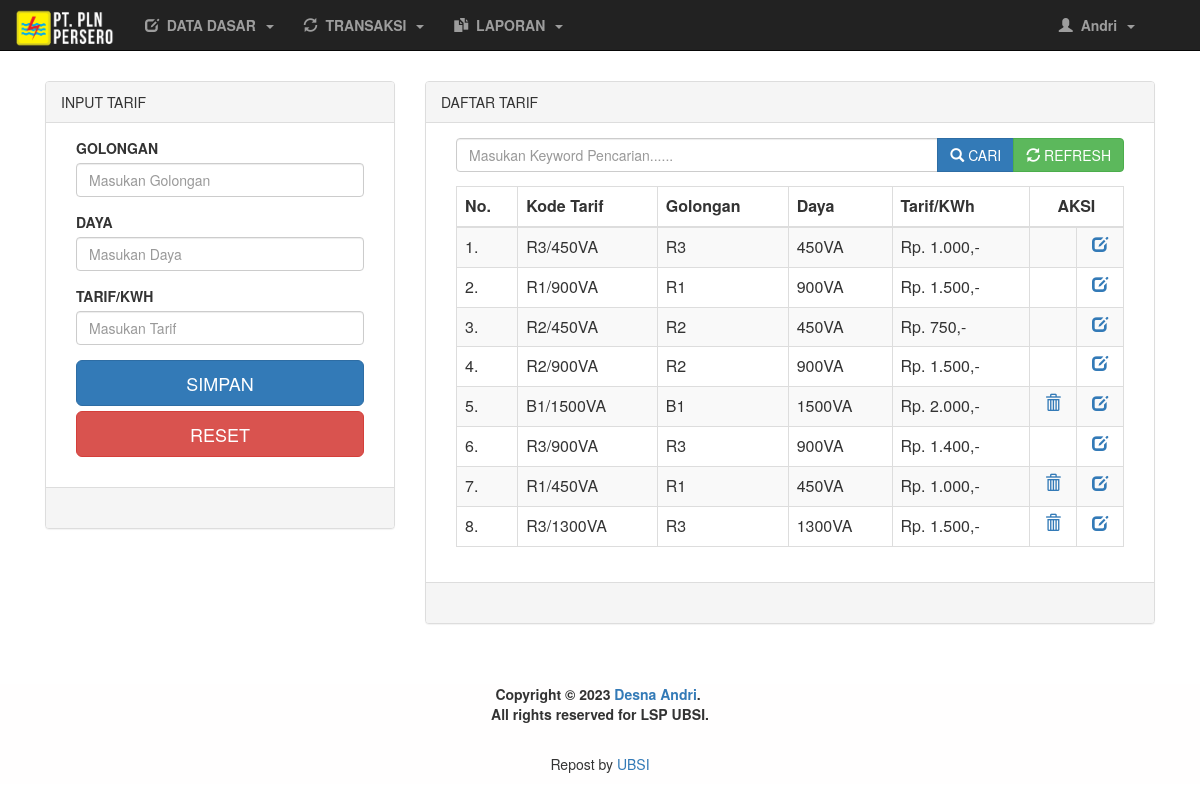
Page /pln/hal_utama.php?menu=tarif (signed in) on the committed database.
### tables this page shows
CREATE TABLE IF NOT EXISTS `tarif` (
  `id_tarif` int(11) NOT NULL AUTO_INCREMENT,
  `kode_tarif` varchar(20) NOT NULL,
  `golongan` varchar(10) NOT NULL,
  `daya` varchar(10) NOT NULL,
  `tarif_perkwh` double NOT NULL,
  PRIMARY KEY (`id_tarif`)
);

### pln/tarif.php (the view, shortened to what this page needs)
<?php
	$table = "tarif";
	if (isset($_POST['bcari'])) {
		$text = $_POST['tcari'];
		$cari = "WHERE id_tarif LIKE '%$text%' OR kode_tarif LIKE '%$text%' OR daya LIKE '%$text%' OR golongan LIKE '%$text%' OR tarif_perkwh LIKE '%$text%'";
	}else{
		$cari="";
	}
?>
<!DOCTYPE html>
<html>
<head>
</head>
<body>
	<div class="container">
		<div class="row">
			<div class="col-md-12">
				<div class="col-md-4">
					<div class="panel panel-default">
						<?php if(!@$_GET['id']){ ?>
							<div class="panel-heading">INPUT TARIF</div>
						<?php }else{ ?>
							<div class="panel-heading">UBAH TARIF</div>
						<?php } ?>
						<div class="panel-body">
							<form method="post">
								<div class="col-md-12">
									<div class="form-group">
										<label>GOLONGAN</label>
										<input type="text" name="golongan" class="form-control" placeholder="Masukan Golongan" required value="<?php echo @$edit['golongan']; ?>" list="gol">
									</div>
									<div class="form-group">
										<label>DAYA</label>
										<input type="text" name="daya" class="form-control" placeholder="Masukan Daya" required value="<?php echo @$edit['daya']; ?>" list="day">
									</div>
									<div class="form-group">
										<label>TARIF/KWH</label>
										<input type="text" name="tarif" class="form-control" placeholder="Masukan Tarif" required value="<?php echo @$edit['tarif_perkwh']; ?>" onkeypress='return event.charCode >=48 && event.charCode <=57'>
									</div>
									<div class="form-group">
										<?php
										  if (@$_GET['id']=="") {?>
											<input type="submit" name="bsimpan" class="btn btn-primary btn-lg btn-block" value="SIMPAN">
										  <?php }else{ ?>
											<input type="submit" name="bubah" class="btn btn-success btn-lg btn-block" value="UBAH">
										<?php } ?>
										<a href="?menu=tarif" class="btn btn-danger btn-lg btn-block">RESET</a>
									</div>
								</div>
							</form>
						</div>
						<div class="panel-footer">&nbsp;</div>
					</div>
				</div>
				<div class="col-md-8">
					<div class="panel panel-default">
						<div class="panel-heading">DAFTAR TARIF</div>
						<div class="panel-body">
							<div class="col-md-12">
								<form method="post">
									<div class="input-group">
										<input type="text" name="tcari" class="form-control" value="<?php echo @$text ?>" placeholder="Masukan Keyword Pencarian......">
										<div class="input-group-btn">
											<button type="submit" name="bcari" class="btn btn-primary"><span class="glyphicon glyphicon-search"></span>&nbsp;CARI</button>
											<button type="submit"  name="brefresh" class="btn btn-success"><span class="glyphicon glyphicon-refresh"></span>&nbsp;REFRESH</button>
										</div>
									</div>
								</form>
							</div>
							<div class="col-md-12">
								<div class="table-responsive">
									<table class="table table-bordered table-striped table-hover">
										<thead>
											<th>No.</th>
											<th>Kode Tarif</th>
											<th>Golongan</th>
											<th>Daya</th>
											<th>Tarif/KWh</th>
											<th colspan="2"><center>AKSI</center></th>
										</thead>
										<tbody>
											<?php
												$no=0;
												$data = $aksi->tampil($table,$cari,"");
												if ($data=="") {
													$aksi->no_record(7);
												}else{
													foreach ($data as $r) {
														$cek = $aksi->cekdata("pelanggan WHERE id_tarif = '$r[id_tarif]'");
													$no++; ?>
													<tr>
														<td><?php echo $no; ?>.</td>
														<td><?php echo $r['kode_tarif'] ?></td>
														<td><?php echo $r['golongan'] ?></td>
														<td><?php echo $r['daya'] ?></td>
														<td><?php $aksi->rupiah($r['tarif_perkwh']) ?></td>
														<?php
															if($cek > 0){?>
																<td>&nbsp;</td>
															<?php }else{ ?>
																<td align="center"><a href="?menu=tarif&hapus&id=<?php echo md5(sha1($r['id_tarif'])); ?>"><span class="glyphicon glyphicon-trash"></span></a></td>
															<?php }?>
														<td align="center"><a href="?menu=tarif&edit&id=<?php echo md5(sha1($r['id_tarif'])); ?>" ><span class="glyphicon glyphicon-edit"></span></a></td>
													</tr>
											<?php } } ?>
										 </tbody>
									</table>
								</div>
							</div>
						</div>
						<div class="panel-footer">&nbsp;</div>
					</div>
				</div>
			</div>
		</div>
	</div>
</body>
</html>

### library/fungsi.php (shortened to what this page needs)
<?php
	class oop{
		function tampil($table,$where,$cari){
			$sql = mysql_query("SELECT * FROM $table $where $cari");
			while ($data = mysql_fetch_array($sql))
				@$jalan[] = $data;
				return @$jalan;
		}
		function cekdata($table){
			$sql = mysql_num_rows(mysql_query("SELECT * FROM $table"));
			return $sql;
		}
		function rupiah($uang){
			echo "Rp. ".number_format($uang,0,',','.').",-";
		}
	}
?>

### rows in the picture
tarif: kode_tarif "R3/450VA", golongan "R3", daya "450VA", tarif_perkwh "1.000"
tarif: kode_tarif "R1/900VA", golongan "R1", daya "900VA", tarif_perkwh "1.500"
tarif: kode_tarif "R2/450VA", golongan "R2", daya "450VA", tarif_perkwh "750"
tarif: kode_tarif "R2/900VA", golongan "R2", daya "900VA", tarif_perkwh "1.500"
tarif: kode_tarif "B1/1500VA", golongan "B1", daya "1500VA", tarif_perkwh "2.000"
tarif: kode_tarif "R3/900VA", golongan "R3", daya "900VA", tarif_perkwh "1.400"
tarif: kode_tarif "R1/450VA", golongan "R1", daya "450VA", tarif_perkwh "1.000"
tarif: kode_tarif "R3/1300VA", golongan "R3", daya "1300VA", tarif_perkwh "1.500"

### other values in the picture
$_SESSION['nama_petugas'] "Andri"
